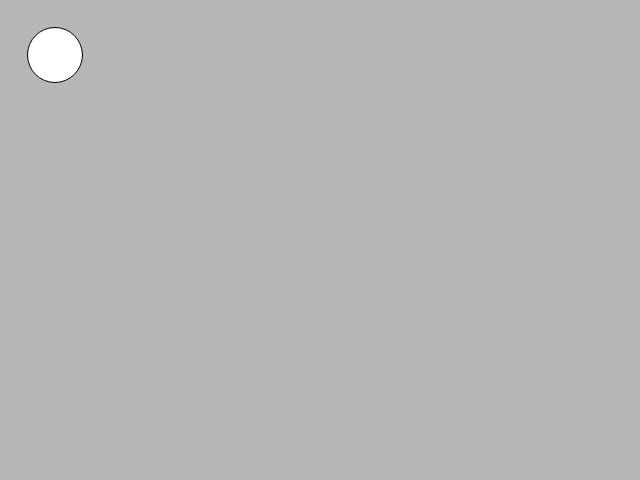
Frame 1 (no input)
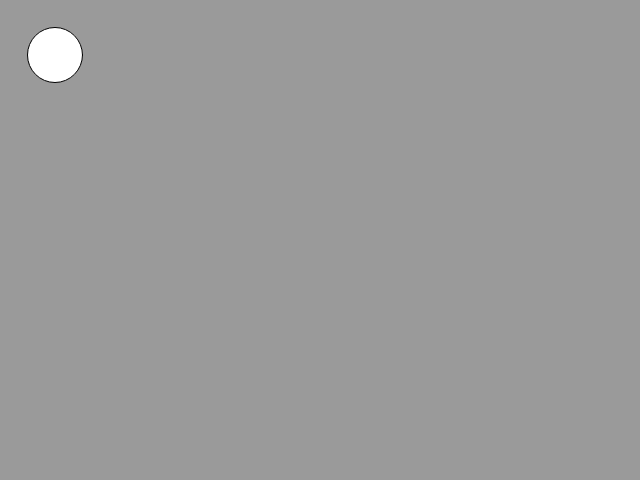
Frame 60 (no input)
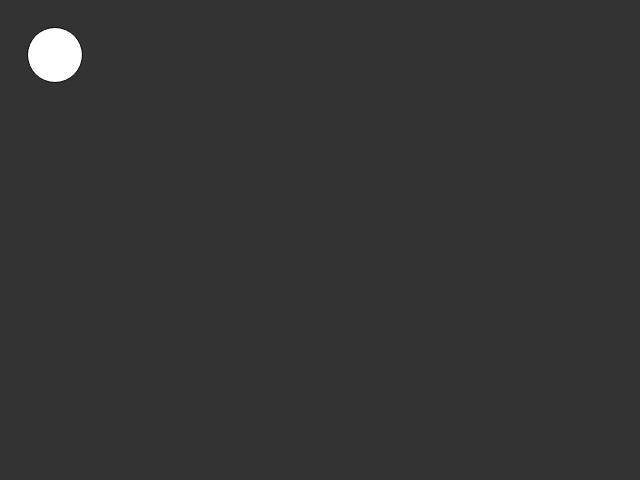
Frame 120 (the mouse pressed at the canvas centre since frame 60)

The p5.js sketch that drew these frames (run headless with seeded random() and noise() and a simulated clock; from frame 60 on, the mouse is pressed at the canvas centre):

// p5.js sketch
// ── sketch.js
function setup() {
  // put setup code here
  createCanvas(640,480);
  print("hello world");
}
function draw() {
  // put drawing code here
  background(random(255));
  ellipse(55,55,55,55);
}
